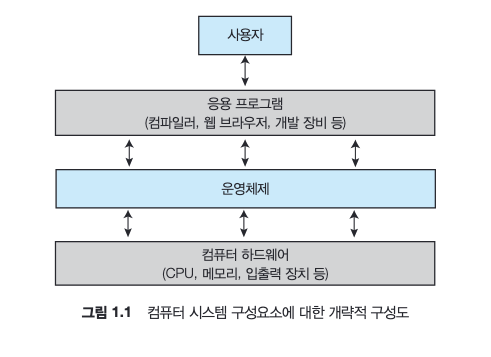
#> input picture assets/img/os/1/1.png, 491 x 357 px, given in place of input.jpg, which was not available
$ python opencv-project.py
#> lines starting #> are read from the running program, lines starting #| are printed output that depends on the picture; after the words box and inside, x2 and y2 are one past the last pixel; in counts of white or black regions, pixels touching at a corner belong together; pictures that were not available may be replaced by others from this repository, and a replacement may not be noted
#> further down, original_image is the input picture: shape (357, 491, 4); mean B, G, R, A 238.3, 236.3, 233, 255
import numpy as np, cv2

def drawText(image, fontFace): # 각 키 정보와, 현재 모드에 대한 정보를 영상 좌상단에 띄우는 함수
#> called with fontFace = 16
    cv2.putText(image, "1 : Blurring, 2 : Shapening, 3 : Prewitt, 4 : Sobel, 5 : Laplacian", (50,50),fontFace, 1.3, (0,255,0),3)
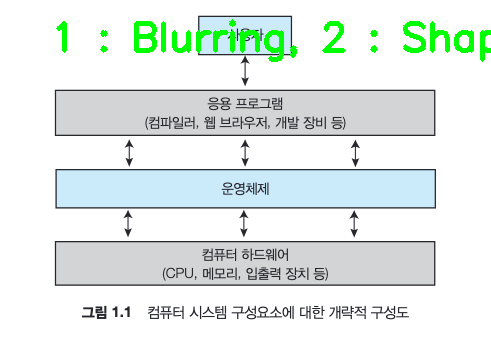
#> image: shape (357, 491, 4); mean B, G, R, A 232.8, 236.5, 227.8, 249.4
    cv2.putText(image, f"mod : {modToFunc[mod][3]}", (50,100),fontFace, 1.3,(255,0,0),3)
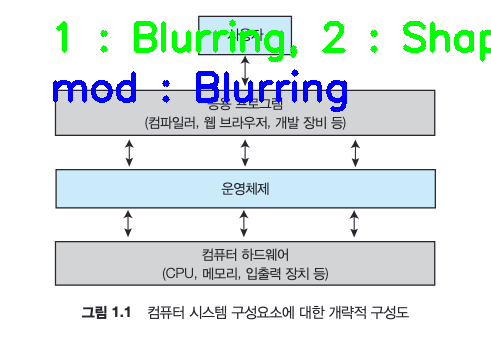
#> image: shape (357, 491, 4); 1.75% of pixels changed, all inside (x1, y1, x2, y2) = (53, 69, 347, 112)

# [49 lines left out: functions apply_filter, apply_differential, onMouse, not called in this run]

mod = 1 # 현재 모드를 나타내는 값 (초기값은 1, Blurring)
modToFunc = { # 모드 번호와 [적용할 함수, 마스크, 해당 모드 문자열]을 매핑시키는 딕셔너리
    1 : [apply_filter,[1/9 for _ in range(27)], None, "Blurring"],
    2 : [apply_filter,[[0,0,0],[-1,-1,-1],[0,0,0],[-1,-1,-1],[5,5,5],[-1,-1,-1],[0,0,0],[-1,-1,-1],[0,0,0]], None, "Sharpening"],
    3 : [apply_differential,[[-1,-1,-1],[0,0,0],[1,1,1],[-2,-2,-2],[0,0,0],[2,2,2],[-1,-1,-1],[0,0,0],[1,1,1]],
         [[-1,-1,-1],[-1,-1,-1],[-1,-1,-1],[0,0,0],[0,0,0],[0,0,0],[1,1,1],[1,1,1],[1,1,1]], "Prewitt"],
    4 : [apply_differential,[[-1,-1,-1],[0,0,0],[1,1,1],[-2,-2,-2],[0,0,0],[2,2,2],[-1,-1,-1],[0,0,0],[1,1,1]],
         [[-1,-1,-1],[-2,-2,-2],[-1,-1,-1],[0,0,0],[0,0,0],[0,0,0],[1,1,1],[2,2,2],[1,1,1]], "Sobel"],
    5 : [apply_filter,[[1,1,1],[1,1,1],[1,1,1],[1,1,1],[-8,-8,-8],[1,1,1],[1,1,1],[1,1,1],[1,1,1]], None, "Laplacian"]
}
drag = False # 현재 드래그 중인지를 나타내는 변수
original_image = cv2.imread("input.jpg", cv2.IMREAD_UNCHANGED) # 어떠한 처리도 하지 않을, 원본의 영상
cursor_image = original_image.copy() # 마우스 포인터를 그릴 영상
circle_image = original_image.copy() # 두께 60, 빨간색의 선을 그릴 영상
show_image = original_image.copy() # 실시간으로 처리되어 사용자에게 보여줄 영상
result1 = original_image.copy() # 터치 효과가 적용된 결과로 저장할 영상
result2 = original_image.copy() # 터치 효과가 적용된 영역을 검정색으로 저장할 영상
used = np.array([[False for _ in range(original_image.shape[1])]for _ in range(original_image.shape[0])]) # 각 화소가 이미 처리되었음을 표시할 리스트
points,nowXY = None,None # 드래그하여 선택된 점들을 담는 points 리스트, 현재 마우스 좌표를 표시할 nowXY

drawText(circle_image, cv2.FONT_ITALIC) # 영상에 텍스트 출력
cv2.imshow("image", result1) # 영상 전시
cv2.setMouseCallback("image", onMouse) # 마우스 이벤트 콜백 함수 등록

while True:
    key = cv2.waitKeyEx(5) # 키보드 입력
#> (key q is pressed here)
    if key==ord('q'): break # q를 입력했으면 중지
    if ord('1')<=key<=ord('5') and drag==False: mod=key-48 # 1~5 키를 입력했고 드래그 중이 아니라면, 모드 변경
    cursor_image[0:100,0:300]=result1[0:100,0:300] # 현재 사용중인 모드를 바꿔서 출력하기 위해 덮어쓰기
    cv2.circle(cursor_image, nowXY,30,(0,0,255),-1, cv2.LINE_AA) # 마우스 포인터 그리기
    cv2.addWeighted(show_image,0.5,cursor_image,0.5,0,cursor_image) # addWeighted를 이용하여 원을 반투명으로 표시
    drawText(cursor_image, cv2.FONT_ITALIC) # 영상에 텍스트 출력
    cv2.imshow("image", cursor_image) # 영상 전시

cv2.imwrite("20192108_1.jpg", result1) # result1(처리 결과)를 20192108_1.jpg로 저장
cv2.imwrite("20192108_2.jpg", result2) # result2(처리된 영역을 검정색으로 표시)를 20192108_2.jpg로 저장
cv2.destroyAllWindows() # 모든 윈도우 종료

$ run again, on assets/img/os/1/5.png
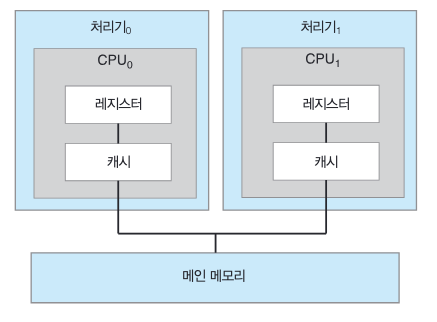
#> input picture assets/img/os/1/5.png, 437 x 322 px, given in place of input.jpg, which was not available
#> original_image is the input picture: shape (322, 437, 4); mean B, G, R, A 237.3, 231.8, 221.8, 255
#> in drawText, `cv2.putText(image, "1 : Blurring, 2 : Shapening, 3 : Prewitt, 4 : Sobe..`:
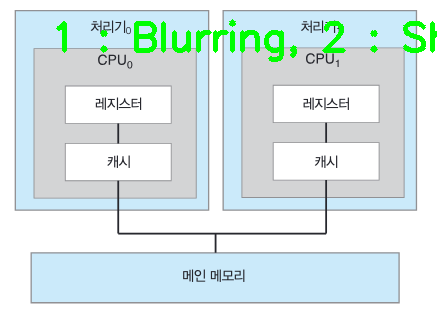
#> image: shape (322, 437, 4); mean B, G, R, A 231.8, 232.5, 217.1, 249.2
#> in drawText, `cv2.putText(image, f"mod : {modToFunc[mod][3]}", (50,100),fontFace, 1...`:
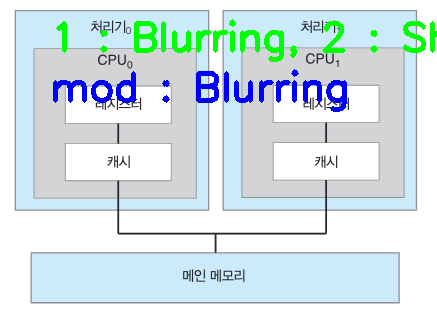
#> image: shape (322, 437, 4); 2.17% of pixels changed, all inside (x1, y1, x2, y2) = (53, 69, 347, 112)

$ run again, on assets/img/os/1/6.png
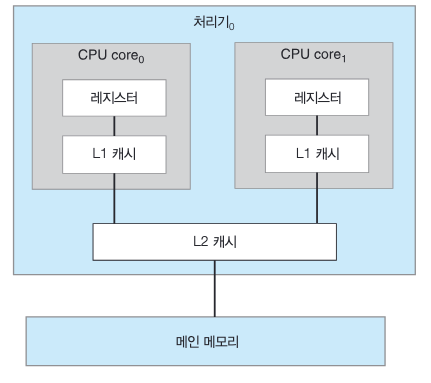
#> input picture assets/img/os/1/6.png, 431 x 383 px, given in place of input.jpg, which was not available
#> original_image is the input picture: shape (383, 431, 4); mean B, G, R, A 239.5, 232.6, 219.7, 255
#> in drawText, `cv2.putText(image, "1 : Blurring, 2 : Shapening, 3 : Prewitt, 4 : Sobe..`:
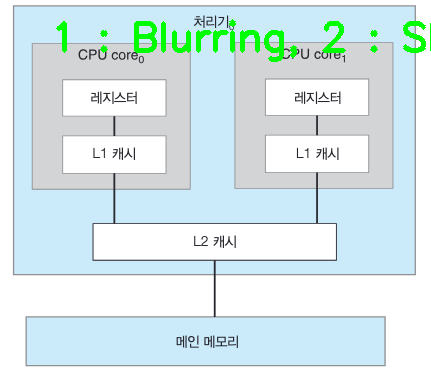
#> image: shape (383, 431, 4); mean B, G, R, A 235.1, 233.2, 215.8, 250.2
#> in drawText, `cv2.putText(image, f"mod : {modToFunc[mod][3]}", (50,100),fontFace, 1...`:
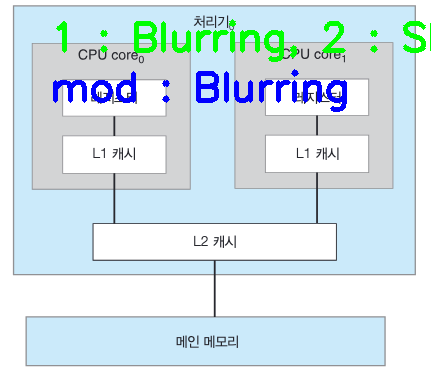
#> image: shape (383, 431, 4); 1.85% of pixels changed, all inside (x1, y1, x2, y2) = (53, 69, 347, 112)

$ run again, on assets/img/os/1/7.png
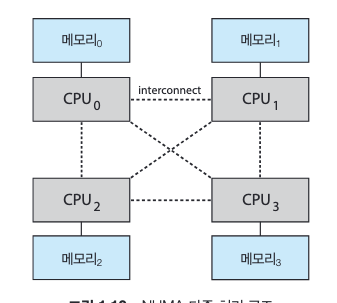
#> input picture assets/img/os/1/7.png, 337 x 303 px, given in place of input.jpg, which was not available
#> original_image is the input picture: shape (303, 337, 4); mean B, G, R, A 238.4, 235.5, 230.5, 255
#> in drawText, `cv2.putText(image, "1 : Blurring, 2 : Shapening, 3 : Prewitt, 4 : Sobe..`:
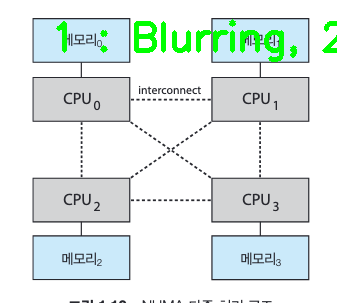
#> image: shape (303, 337, 4); mean B, G, R, A 232.4, 235.9, 225.1, 248.8
#> in drawText, `cv2.putText(image, f"mod : {modToFunc[mod][3]}", (50,100),fontFace, 1...`:
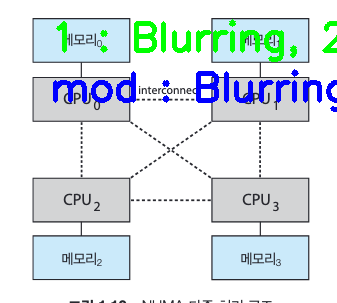
#> image: shape (303, 337, 4); 2.79% of pixels changed, all inside (x1, y1, x2, y2) = (53, 69, 337, 112)
